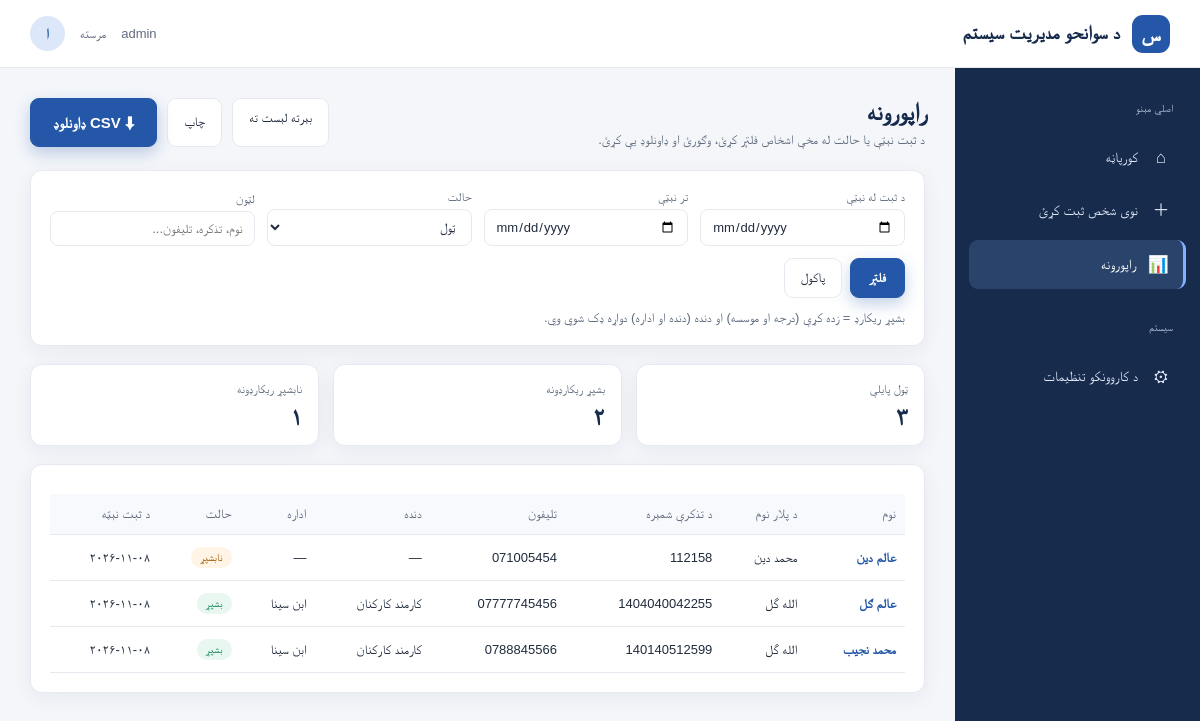
The app's page /reports/ (signed in) with its own data.
### sawanih/models.py (models this page shows, shortened)
class Person(models.Model):
    full_name = models.CharField("بشپړ نوم", max_length=150)
    father_name = models.CharField("د پلار نوم", max_length=150)
    grandfather_name = models.CharField("د نیکه نوم", max_length=150, blank=True)
    date_of_birth = models.DateField("د زېږېدو نېټه")
    id_number = models.CharField("د تذکرې شمېره", max_length=30, unique=True)
    phone = models.CharField("تلیفون", max_length=20)
    email = models.EmailField("بریښنالیک", blank=True)
    address = models.TextField("پته", blank=True)
    photo = models.ImageField("عکس", upload_to="persons/%Y/", blank=True)
    degree = models.CharField("درجه", max_length=100, blank=True)
    institution = models.CharField("موسسه", max_length=150, blank=True)
    graduation_year = models.PositiveSmallIntegerField("د فراغت کال", null=True, blank=True)
    job_title = models.CharField("دنده", max_length=150, blank=True)
    organization = models.CharField("اداره", max_length=150, blank=True)
    start_date = models.DateField("د پیل نېټه", null=True, blank=True)
    notes = models.TextField("یادښتونه / سوانح", blank=True)
    created_by = models.ForeignKey(settings.AUTH_USER_MODEL, null=True, on_delete=models.SET_NULL, related_name="+")
    created_at = models.DateTimeField(auto_now_add=True)
    updated_by = models.ForeignKey(settings.AUTH_USER_MODEL, null=True, blank=True, on_delete=models.SET_NULL, related_name="+")
    updated_at = models.DateTimeField(auto_now=True, null=True)
    class Meta:
        ordering = ["-created_at", "-id"]
        verbose_name = "شخص"
        verbose_name_plural = "اشخاص"
    @property
    def is_complete(self):
        return all([self.degree, self.institution, self.job_title, self.organization])

### sawanih/views.py (the view)
# urls.py: path("reports/", views.reports, name="reports"),
@login_required
def reports(request):
    qs = _filtered(request.GET)
    stats = qs.aggregate(total=Count("id"), complete=Count("id", filter=COMPLETE))
    stats["incomplete"] = stats["total"] - stats["complete"]
    page = Paginator(qs, REPORT_PAGE_SIZE).get_page(request.GET.get("page"))
    return render(request, "sawanih/reports.html",
                  {"active": "reports", "page_obj": page, "stats": stats, "f": request.GET})

### sawanih/templatetags/sawanih_extras.py (called while the page is built)
@register.filter
def pd(value):
    return str(value).translate(_DIGITS)

### sawanih/views.py (called while the page is built)
def _search(qs, text):
    text = (text or "").strip()
    if not text:
        return qs
    cond = Q()
    for t in {text, text.translate(_LATIN)}:
        cond |= (Q(full_name__icontains=t) | Q(father_name__icontains=t) | Q(id_number__icontains=t)
                 | Q(phone__icontains=t) | Q(organization__icontains=t))
    return qs.filter(cond)

def _date(value):
    try:
        return parse_date(value or "")
    except ValueError:          # well-formed but impossible, e.g. 2026-02-31
        return None

def _filtered(params):
    qs = _search(Person.objects.select_related("created_by"), params.get("q"))
    d_from, d_to = _date(params.get("date_from")), _date(params.get("date_to"))
    if d_from:
        qs = qs.filter(created_at__date__gte=d_from)
    if d_to:
        qs = qs.filter(created_at__date__lte=d_to)
    status = params.get("status")
    if status == "complete":
        qs = qs.filter(COMPLETE)
    elif status == "incomplete":
        qs = qs.filter(~COMPLETE)
    return qs

### sawanih/templates/sawanih/reports.html (shortened to what this page needs)
{% extends "sawanih/base.html" %}{% load static sawanih_extras %}
{% block css %}<link rel="stylesheet" href="{% static 'sawanih/pages.css' %}">{% endblock %}
{% block content %}
<main>
  <div class="head">
    <div><h1>راپورونه</h1><p class="sub">د ثبت نېټې یا حالت له مخې اشخاص فلټر کړئ، وګورئ او ډاونلوډ یې کړئ.</p></div>
    <div class="head-actions no-print">
      <a class="btn" href="{% url 'sawanih:dashboard' %}">بېرته لېست ته</a>
      <button type="button" class="btn" onclick="window.print()">چاپ</button>
      <a class="btn primary" href="{% url 'sawanih:reports_export' %}{% querystring page=None %}">⬇ CSV ډاونلوډ</a>
    </div>
  </div>
  <form class="panel no-print" method="get" aria-label="فلټرونه">
    <div class="filters">
      <div><label for="date_from">د ثبت له نېټې</label><input type="date" id="date_from" name="date_from" value="{{ f.date_from }}"></div>
      <div><label for="date_to">تر نېټې</label><input type="date" id="date_to" name="date_to" value="{{ f.date_to }}"></div>
      <div><label for="status">حالت</label>
        <select id="status" name="status">
          <option value="">ټول</option>
        </select></div>
      <div><label for="q">لټون</label><input type="search" id="q" name="q" value="{{ f.q }}" placeholder="نوم، تذکره، تلیفون..." style="max-width:none;width:100%"></div>
      <div class="filter-actions"><button class="btn primary" style="font-size:13px;padding:10px 18px" type="submit">فلټر</button><a class="btn" href="{% url 'sawanih:reports' %}">پاکول</a></div>
    </div>
    <p class="sub" style="margin-top:12px">بشپړ ریکارډ = زده کړې (درجه او موسسه) او دنده (دنده او اداره) دواړه ډک شوي وي.</p>
  </form>
  <section class="stats" aria-label="لنډیز">
    <div class="stat"><span>ټول پایلې</span><b>{{ stats.total|pd }}</b></div>
    <div class="stat"><span>بشپړ ریکارډونه</span><b>{{ stats.complete|pd }}</b></div>
    <div class="stat"><span>نابشپړ ریکارډونه</span><b>{{ stats.incomplete|pd }}</b></div>
  </section>
  <section class="panel">
    <div class="table-wrap">
      <table>
        <thead><tr><th>نوم</th><th>د پلار نوم</th><th>د تذکرې شمېره</th><th>تلیفون</th><th>دنده</th><th>اداره</th><th>حالت</th><th>د ثبت نېټه</th></tr></thead>
        <tbody>
          {% for p in page_obj %}
          <tr>
            <td><a class="name" href="{% url 'sawanih:person_detail' p.pk %}">{{ p.full_name }}</a></td>
            <td>{{ p.father_name }}</td><td>{{ p.id_number }}</td>
            <td dir="ltr" style="text-align:right">{{ p.phone }}</td>
            <td>{{ p.job_title|default:"—" }}</td><td>{{ p.organization|default:"—" }}</td>
            <td><span class="badge {% if p.is_complete %}ok{% else %}warn{% endif %}">{% if p.is_complete %}بشپړ{% else %}نابشپړ{% endif %}</span></td>
            <td>{{ p.created_at|date:"Y-m-d"|pd }}</td>
          </tr>
          {% empty %}
          <tr><td colspan="8" class="empty">د دې فلټر لپاره هېڅ پایله ونه موندل شوه.</td></tr>
          {% endfor %}
        </tbody>
      </table>
    </div>
  </section>
</main>
{% endblock %}

### sawanih/templates/sawanih/base.html (shortened to what this page needs)
{% load static %}<!DOCTYPE html>
<html lang="ps" dir="rtl">
<head>
<link rel="stylesheet" href="{% static 'sawanih/shell.css' %}">
{% block css %}{% endblock %}
</head>
<body>
<header class="topbar">
  <a class="brand" href="{% url 'sawanih:dashboard' %}"><div class="brand-mark">س</div><span>د سوانحو مدیریت سیستم</span></a>
  <div class="top-actions"><span class="role">{{ user.get_username }}</span><span>مرسته</span><a class="avatar" href="{% url 'admin:index' %}" style="text-decoration:none" aria-label="اداري برخه">ا</a></div>
</header>
<div class="layout">
  <aside aria-label="اصلي مېنو">
    <div class="menu-title">اصلي مېنو</div>
    <a class="nav-link{% if active == 'home' %} active{% endif %}" href="{% url 'sawanih:dashboard' %}"><span class="nav-icon" aria-hidden="true">⌂</span><span class="nav-text">کورپاڼه</span></a>
    <a class="nav-link{% if active == 'add' %} active{% endif %}" href="{% url 'sawanih:person_new' %}"><span class="nav-icon" aria-hidden="true">＋</span><span class="nav-text">نوی شخص ثبت کړئ</span></a>
    <a class="nav-link{% if active == 'reports' %} active{% endif %}" href="{% url 'sawanih:reports' %}"><span class="nav-icon" aria-hidden="true">📊</span><span class="nav-text">راپورونه</span></a>
    <div class="menu-title" style="margin-top:22px">سیستم</div>
    <a class="nav-link" href="{% url 'admin:index' %}"><span class="nav-icon" aria-hidden="true">⚙</span><span class="nav-text">د کاروونکو تنظیمات</span></a>
  </aside>
  {% block content %}{% endblock %}
</div>
</body>
</html>

### sawanih/static/sawanih/shell.css (style rules this page uses)
:root { --navy:#172b4d;--blue:#2457a7;--line:#e6eaf0;--white:#fff;--muted:#718096 }
.topbar { height:68px;background:var(--white);border-bottom:1px solid var(--line);display:flex;align-items:center;justify-content:space-between;padding:0 30px;position:sticky;top:0;z-index:5;line-height:1.5 }
.brand { display:flex;align-items:center;gap:12px;font-weight:700;color:var(--navy);font-size:19px;text-decoration:none }
.brand-mark { width:38px;height:38px;border-radius:11px;background:var(--blue);color:#fff;display:grid;place-items:center;font-size:21px }
.top-actions { display:flex;align-items:center;gap:15px;color:var(--muted);font-size:13px }
.avatar { width:35px;height:35px;border-radius:50%;background:#dce7fa;color:var(--blue);display:grid;place-items:center;font-weight:bold }
.layout { display:flex;min-height:calc(100vh - 68px) }
aside { width:245px;background:var(--navy);padding:24px 14px;color:#dce5f4;flex-shrink:0;position:sticky;top:68px;height:calc(100vh - 68px);overflow-y:auto;align-self:flex-start;line-height:1.5 }
.menu-title { font-size:11px;color:#a9b9d3;padding:8px 13px 12px }
.nav-link { display:flex;align-items:center;gap:12px;padding:12px 14px;margin:4px 0;border-radius:9px;color:#dce5f4;text-decoration:none;font-size:14px;transition:.2s }
.nav-link:hover,.nav-link.active { background:#29436b;color:#fff }
.nav-link.active { border-inline-start:3px solid #82b1ff }
.nav-icon { width:22px;text-align:center;font-size:17px }

### sawanih/static/sawanih/pages.css (style rules this page uses)
:root { --navy:#172b4d;--blue:#2457a7;--blue-light:#edf3ff;--bg:#f4f6fa;--text:#202b3c;--muted:#5f6b7e;--line:#e6eaf0;--white:#fff;--green:#16845b;--red:#b42318;--shadow:0 5px 20px rgba(25,42,70,.06) }
* { box-sizing:border-box }
body { margin:0;background:var(--bg);color:var(--text);font-family:Tahoma,Arial,sans-serif }
button,input,select { font:inherit }
main { flex:1;min-width:0;padding:30px }
.head { display:flex;justify-content:space-between;align-items:flex-start;gap:16px;margin-bottom:22px;flex-wrap:wrap }
h1 { font-size:24px;margin:0 0 6px;color:var(--navy) }
.sub { font-size:13px;color:var(--muted);margin:0 }
.head-actions { display:flex;gap:10px;flex-wrap:wrap }
.panel { background:var(--white);border:1px solid var(--line);border-radius:12px;box-shadow:var(--shadow);padding:19px;min-width:0;margin-bottom:18px }
.btn { border:1px solid var(--line);background:#fff;color:var(--text);border-radius:9px;padding:10px 16px;font-size:13px;cursor:pointer;text-decoration:none;display:inline-block;line-height:1.4 }
.btn.primary { background:var(--blue);color:#fff;border-color:var(--blue);font-weight:700;font-size:15px;padding:13px 22px;box-shadow:0 6px 16px rgba(36,87,167,.28) }
input[type=search],input[type=date],input[type=text],select { border:1px solid var(--line);border-radius:8px;padding:9px 11px;font-size:13px;background:#fff;color:var(--text);min-width:0 }
input[type=search] { flex:1 1 220px;max-width:380px }
.filters { display:grid;grid-template-columns:repeat(auto-fit,minmax(170px,1fr));gap:12px;align-items:end }
.filters label { display:block;font-size:12px;color:var(--muted);margin-bottom:5px }
.filters input,.filters select { width:100% }
.filter-actions { display:flex;gap:8px;flex-wrap:wrap }
.table-wrap { overflow-x:auto }
table { width:100%;border-collapse:collapse;margin-top:10px;font-size:13px;text-align:right }
th { color:var(--muted);font-weight:500;background:#f8f9fc }
th,td { padding:12px 9px;border-bottom:1px solid var(--line);white-space:nowrap }
td a.name { color:var(--blue);font-weight:700;text-decoration:none }
.badge { display:inline-block;padding:4px 9px;border-radius:20px;font-size:11px }
.badge.ok { background:#e8f7ef;color:var(--green) }
.badge.warn { background:#fff4e5;color:#9a5b00 }
.stats { display:grid;grid-template-columns:repeat(3,minmax(0,1fr));gap:14px;margin-bottom:18px }
.stat { background:var(--white);border:1px solid var(--line);border-radius:12px;padding:14px 16px;box-shadow:var(--shadow) }
.stat span { font-size:12px;color:var(--muted) }
.stat b { display:block;font-size:24px;color:var(--navy);margin-top:6px }

### records on screen
Person: full_name "عالم دین", father_name "محمد دین", id_number "112158", phone "071005454", job_title "—", organization "—", degree "نابشپړ", created_at|pd "۲۰۲۶-۱۱-۰۸"
Person: full_name "عالم ګل", father_name "الله گل", id_number "1404040042255", phone "07777745456", job_title "کارمند کارکنان", organization "ابن سینا", degree "بشپړ", created_at|pd "۲۰۲۶-۱۱-۰۸"
Person: full_name "محمد نجیب", father_name "الله گل", id_number "140140512599", phone "0788845566", job_title "کارمند کارکنان", organization "ابن سینا", degree "بشپړ", created_at|pd "۲۰۲۶-۱۱-۰۸"

### other values on screen
{{ user.get_username }} "admin"
{{ stats.total|pd }} "۳"
{{ stats.complete|pd }} "۲"
{{ stats.incomplete|pd }} "۱"
